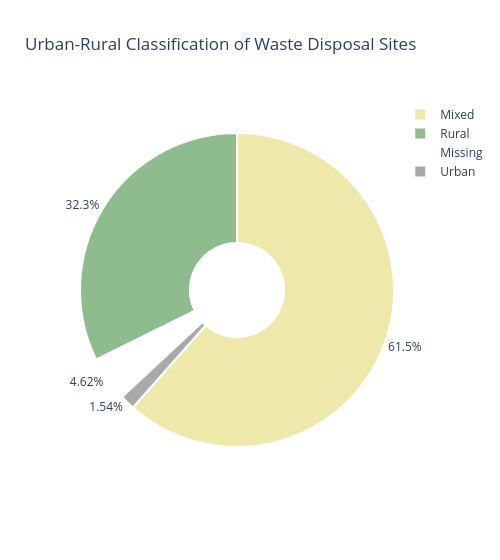

Notebook code cell kept with this figure:
### Code cell
colors2 = ['PaleGoldenRod', 'DarkSeaGreen','White', 'DarkGrey']
urbfig= go.Figure(data=go.Pie(
     values=sitevalueurb,
     labels=sitelabelurb,
     #domain=dict(x=[0.5, 1.0]),
     name="Urban/Rural",
     textposition='outside',
     marker=dict(colors=colors2, line=dict(color="#FFFFFF", width=2)),
     hole=.3))

urbfig.update_layout(
    title_text = 'Urban-Rural Classification of Waste Disposal Sites',
    width=500
)
urbfig.show()

### Figure 1 — Plotly figure (JSON) as saved in the notebook; plotly's stock layout.template omitted (floating-point values rounded to 4 significant figures)
{"data": [{"hole": 0.3, "labels": ["Mixed", "Rural", "Missing", "Urban"], "marker": {"colors": ["PaleGoldenRod", "DarkSeaGreen", "White", "DarkGrey"], "line": {"color": "#FFFFFF", "width": 2}}, "name": "Urban/Rural", "textposition": "outside", "type": "pie", "values": [40, 21, 3, 1]}], "layout": {"title": {"text": "Urban-Rural Classification of Waste Disposal Sites"}, "width": 500}}
